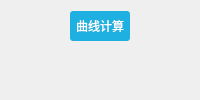
       <widget class="QWidget" name="page_3">
        <layout class="QVBoxLayout" name="verticalLayout_13">
         <item>
          <widget class="QSplitter" name="splitter_3">
           <property name="orientation">
            <enum>Qt::Vertical</enum>
           </property>
           <widget class="QWidget" name="layoutWidget_5">
            <layout class="QVBoxLayout" name="verticalLayout_12">
             <item>
              <layout class="QHBoxLayout" name="horizontalLayout_16">
               <item>
                <spacer name="horizontalSpacer_17">
                 <property name="orientation">
                  <enum>Qt::Horizontal</enum>
                 </property>
                 <property name="sizeHint" stdset="0">
                  <size>
                   <width>40</width>
                   <height>20</height>
                  </size>
                 </property>
                </spacer>
               </item>
               <item>
                <widget class="QPushButton" name="btn_stableCal">
                 <property name="sizePolicy">
                  <sizepolicy hsizetype="Minimum" vsizetype="Preferred">
                   <horstretch>0</horstretch>
                   <verstretch>0</verstretch>
                  </sizepolicy>
                 </property>
                 <property name="styleSheet">
                  <string notr="true">QPushButton{
	background-color: #1DB0E0;
;	border-radius: 3px;
 	border: 2px;
	padding:6px;
	color:white;
}
QPushButton:hover{
	background-color:#2ECBFF; 
	color: white;
}
</string>
                 </property>
                 <property name="text">
                  <string>曲线计算</string>
                 </property>
                 <property name="iconSize">
                  <size>
                   <width>0</width>
                   <height>0</height>
                  </size>
                 </property>
                 <property name="checkable">
                  <bool>false</bool>
                 </property>
                 <property name="default">
                  <bool>true</bool>
                 </property>
                 <property name="flat">
                  <bool>false</bool>
                 </property>
                </widget>
               </item>
               <item>
                <spacer name="horizontalSpacer_18">
                 <property name="orientation">
                  <enum>Qt::Horizontal</enum>
                 </property>
                 <property name="sizeHint" stdset="0">
                  <size>
                   <width>40</width>
                   <height>20</height>
                  </size>
                 </property>
                </spacer>
               </item>
              </layout>
             </item>
             <item>
              <widget class="ThemeWidget" name="stableChartWidget" native="true">
               <property name="sizePolicy">
                <sizepolicy hsizetype="Preferred" vsizetype="Expanding">
                 <horstretch>0</horstretch>
                 <verstretch>0</verstretch>
                </sizepolicy>
               </property>
              </widget>
             </item>
            </layout>
           </widget>
          </widget>
         </item>
        </layout>
       </widget>
